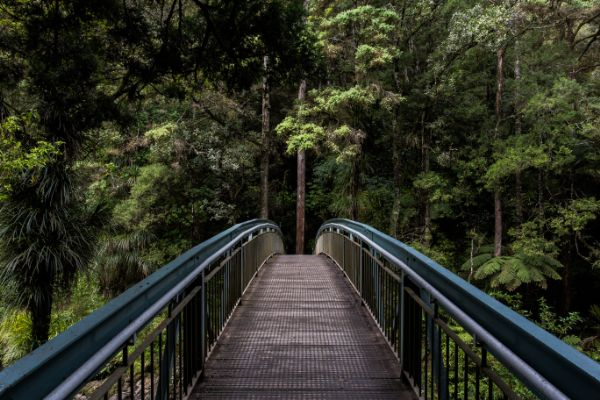
%> input picture ECE253/P1/p2.jpg, 600 x 400 px
$ octave ECE253_HW1_main.m   (GNU Octave 9; MATLAB toolbox functions it lacks are replaced by stand-ins)
%> lines starting %> are read from the running program, lines starting %| are printed output that depends on the picture; in (x1, y1, x2, y2) boxes, pixels count from 0 and x2, y2 are one past the last pixel; in counts of white or black regions, pixels touching at a corner belong together; the program's own positions count from 1
### ECE253/P1/Code/compute_norm_rgb_histogram.m
function y=compute_norm_rgb_histogram(Im)
         y=zeros(1,96);
         r=Im(:,:,1);
         g=Im(:,:,2);
         b=Im(:,:,3);
         [m,n]=size(r);
         for k=1:32
         for i=1:m
             for j=1:n
                 if r(i,j)>=8*(k-1) && r(i,j)<8*k
                     y(k)=y(k)+1;
                 end
             end
         end
         end


         for k=33:64
         for i=1:m
             for j=1:n
                 if g(i,j)>=8*(k-33) && g(i,j)<8*(k-32)
                     y(k)=y(k)+1;
                 end
             end
         end
         end


         for k=65:96
         for i=1:m
             for j=1:n
                 if b(i,j)>=8*(k-65) && b(i,j)<8*(k-64)
                     y(k)=y(k)+1;
                 end
             end
         end
         end


### ECE253/P1/Code/ECE253_HW1_main.m
%
%problem1
A=[3 9 5 1;4 25 4 3; 63 12 23 9; 6 32 77 0; 12 8 5 1];
B=[0 1 0 1;0 1 1 1; 0 0 0 1;1 1 0 1; 0 1 0 0];
%(i)
C=A.*B;
disp(C)
%(ii)
In_p=dot(C(2,:),C(5,:));
disp(In_p)
%(iii)
Min=min(min(C));
[row_min,col_min]=find(C==Min);
disp(Min)
disp(row_min')
disp(col_min')
Max=max(max(C));
[row_max,col_max]=find(C==Max);
disp(Max)
disp(row_max')
disp(col_max')
%problem2
%(i)
Im_A=imread('p2.jpg');
%> Im_A is the input picture: size 400x600x3 uint8; mean R, G, B 47.2, 49.4, 36.5
figure(1)
subplot(2,2,1)
imshow(Im_A)
title('Image A')
%(ii)
Im_B=rgb2gray(Im_A);
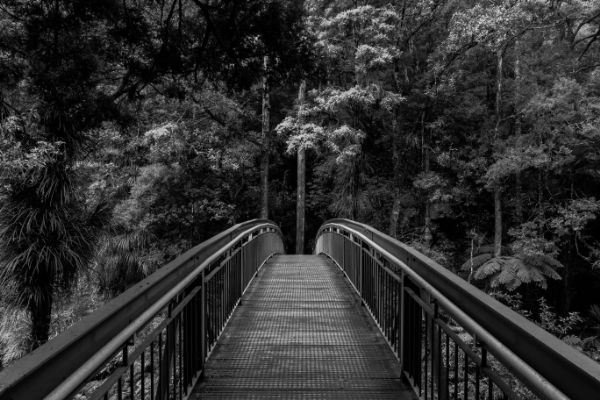
%> Im_B: size 400x600 uint8; min 0, max 227, mean 47.3
subplot(2,2,2)
imshow(Im_B)
title('Image B')
%(iii)
Im_C=Im_B+20;
subplot(2,2,3)
imshow(Im_C)
title('Image C')
%(iv)
Im_D=rot90(Im_C,2);
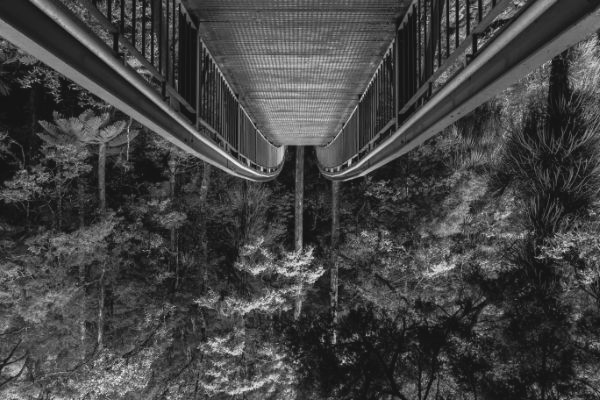
%> Im_D: size 400x600 uint8; min 20, max 247, mean 67.3; mean of the top-left, top-right, bottom-left and bottom-right quarters 69.4, 72.1, 73, 54.7
subplot(2,2,4)
imshow(Im_D)
title('Image D')
%(v)
B0=reshape(Im_B,[1,400*600]);
m=median(B0);
%> m = 40
Im_E=Im_B>m;
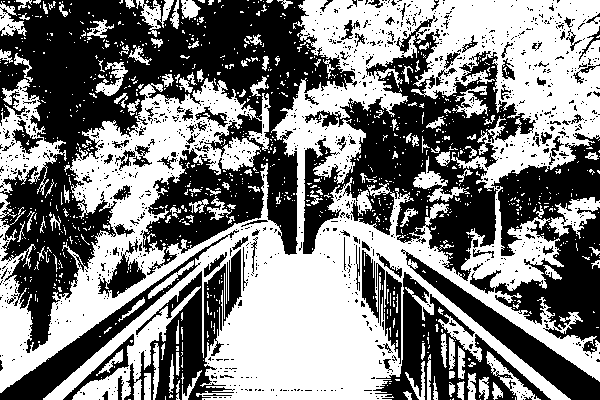
%> Im_E: size 400x600 logical; 49.8% white; 1087 white regions (955 under 20 px), largest, box (x1, y1, x2, y2) and area: (0, 0, 600, 400) 100234, (0, 79, 67, 195) 3050, (549, 197, 600, 239) 973
figure(2)
imshow(Im_E)
title('Image_E')
%
%problem3
Im=imread('geisel.jpg');
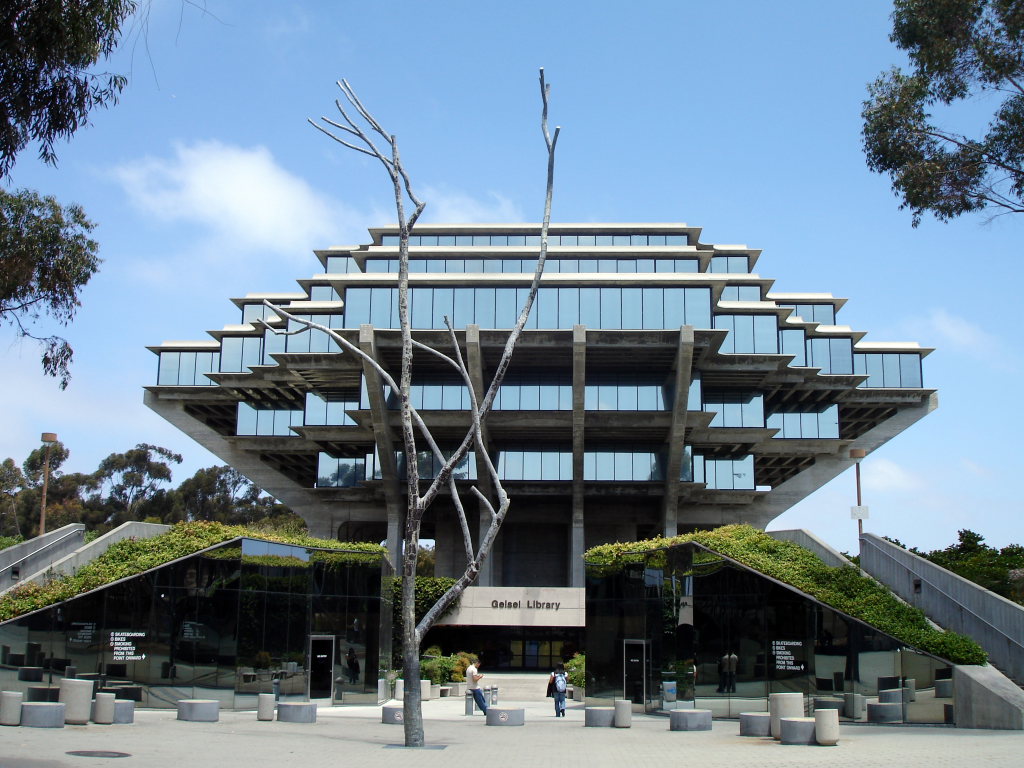
%> input picture ECE253/P1/geisel.jpg, 3072 x 2304 px (shown at 1/3 size)
[m,n]=size(Im);
%> m = 2304; n = 9216
n=n/3;
%> n = 3072
y=compute_norm_rgb_histogram(Im);
%> in compute_norm_rgb_histogram, `r=Im(:,:,1);`:
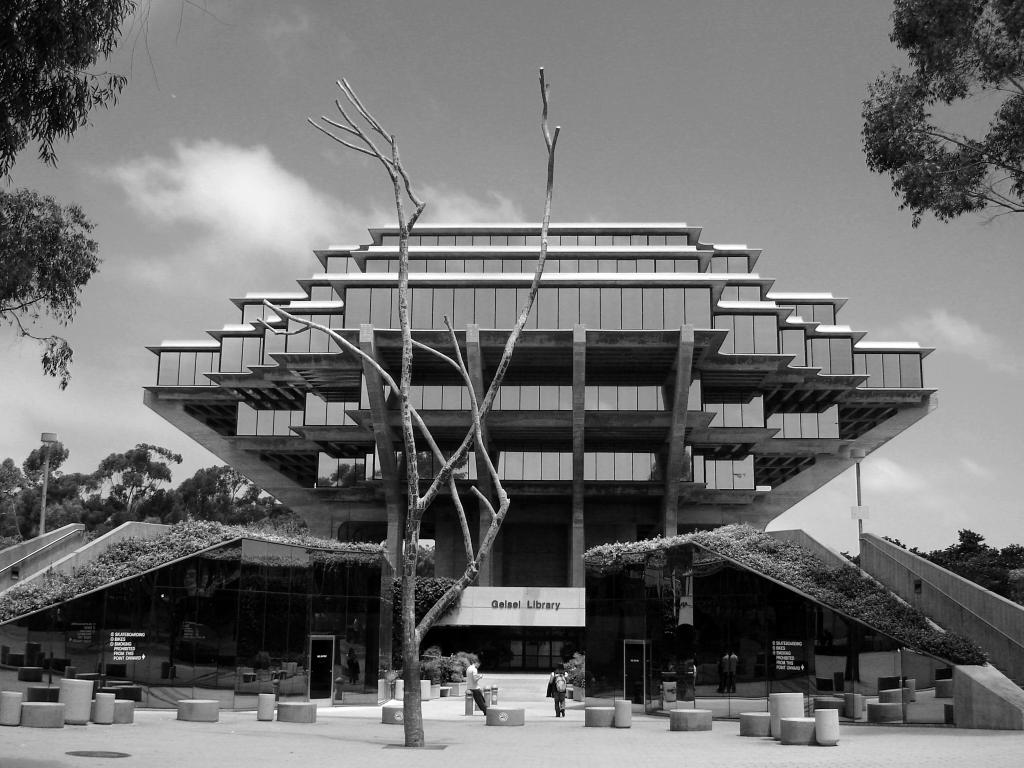
%> r: size 2304x3072 uint8 (shown at 1/3 size); min 0, max 255, mean 112.2
%> in compute_norm_rgb_histogram, `g=Im(:,:,2);`:
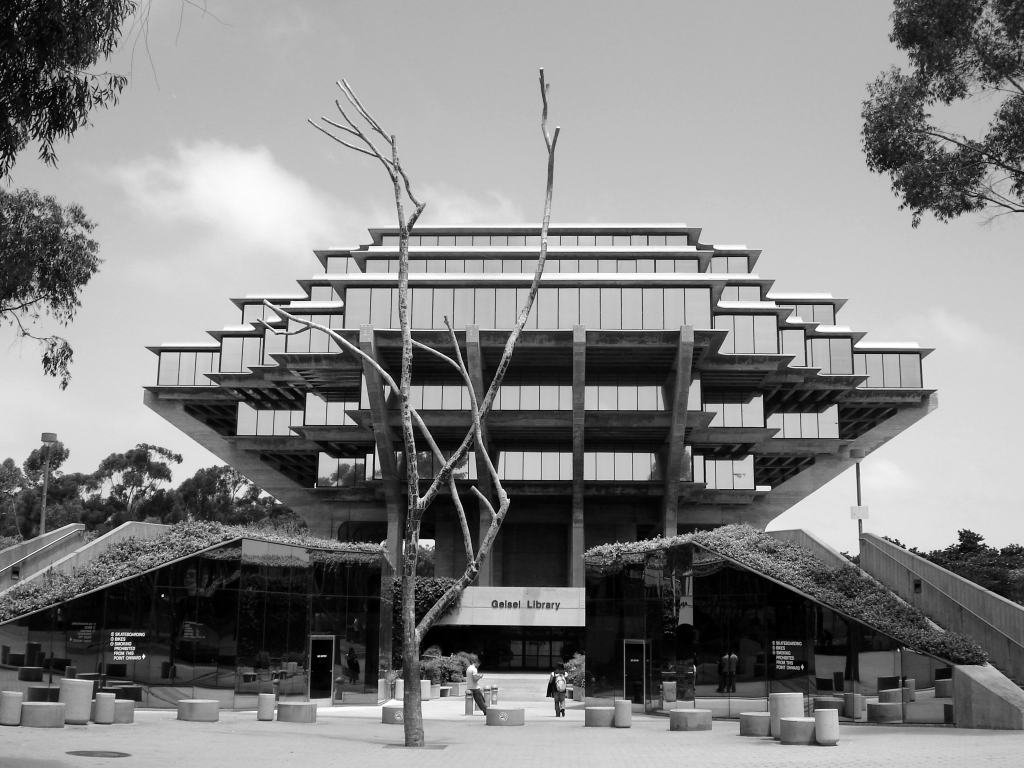
%> g: size 2304x3072 uint8 (shown at 1/3 size); min 0, max 255, mean 132.6
%> in compute_norm_rgb_histogram, `b=Im(:,:,3);`:
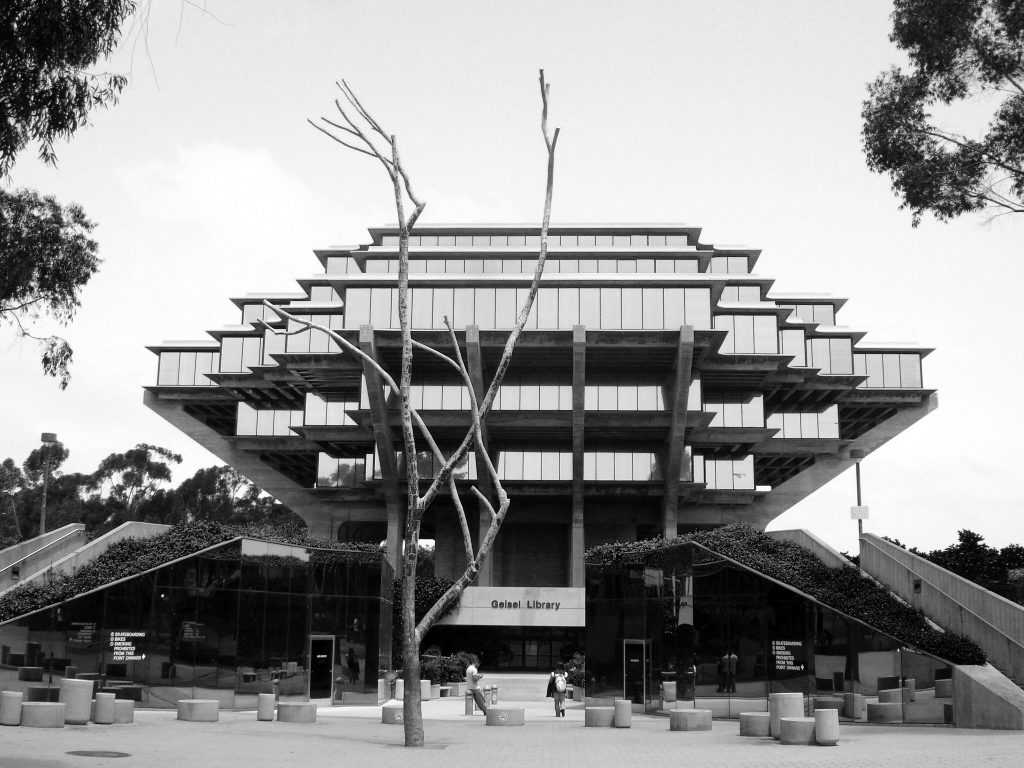
%> b: size 2304x3072 uint8 (shown at 1/3 size); min 0, max 255, mean 148.7
%> (the run ends here)
